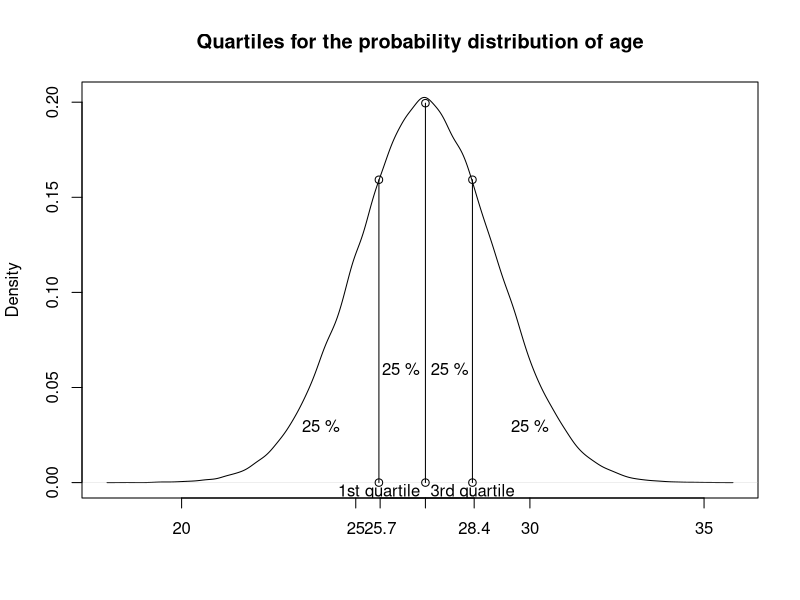

Write the R code that produced this figure.
## ---- chunk 1

# Set a seed

set.seed(20220906)

# Sample from a normal distribution

age <- rnorm(1e5, mean = 27, sd = 2)

# Define the 1st and 2nd quartile

quartiles <- quantile(age, probs = c(.25, .75))

# Plot density distribution

plot(density(age),
     main = "Quartiles for the probability distribution of age",
     xlab = NA)

# Costum x ticks
axis(side = 1, at = c(27, round(quartiles, 1)), labels = TRUE)

# Add points for quantiles
points(c(quartiles, median(age)),
        y = rep(0, length(quartiles)+1))
points(c(quartiles, median(age)),
       y = dnorm(c(quartiles, median(age)), mean = mean(age), sd = sd(age)))

# Add segments to devide plot
segments(x0 = quartiles[1], y0 = 0,
         x1 = quartiles[1], y1 = dnorm(quartiles[1],
                                       mean = mean(age), sd = sd(age)))
segments(x0 = median(age), y0 = 0,
         x1 = median(age), y1 = max(dnorm(age,
                                       mean = mean(age), sd = sd(age))))
segments(x0 = quartiles[2], y0 = 0,
         x1 = quartiles[2], y1 = dnorm(quartiles[2],
                                       mean = mean(age), sd = sd(age)))

# Add quartile labels
text(x = quartiles[1],
     y = -.005,
     "1st quartile")
text(x = quartiles[2],
     y = -.005,
     "3rd quartile")

# Add percentage under the curve labels
text(x = c(24, 30, 26.3, 27.7),
     y = c(.03, .03, .06, .06),
     "25 %")

